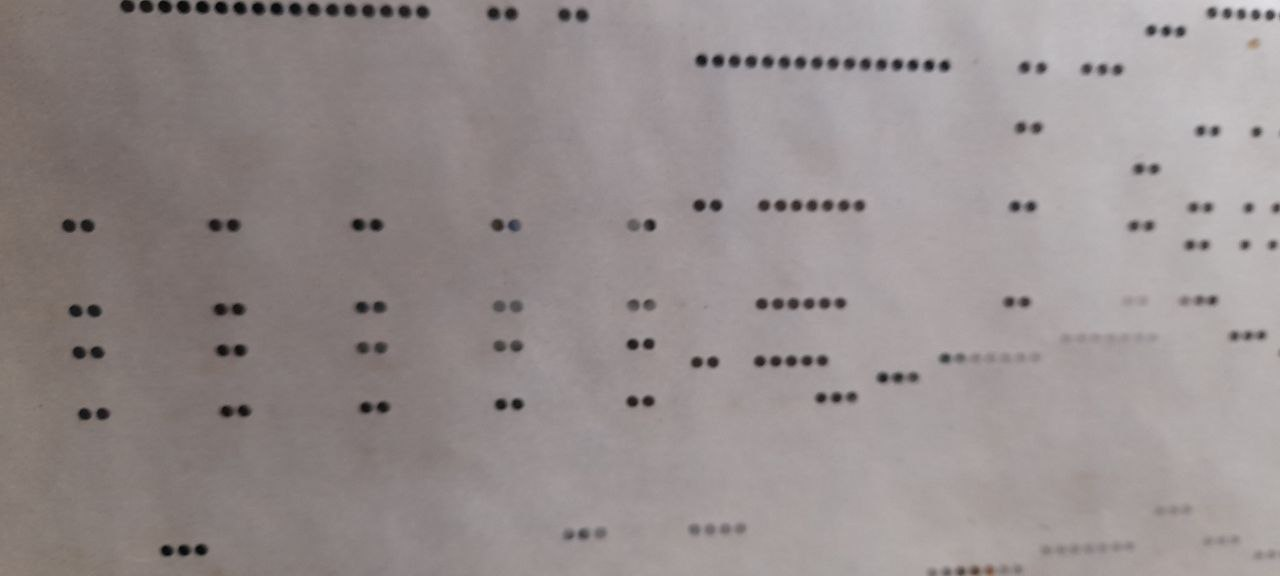
#> input picture visionSystem/img_test/photo_2023-11-09_18-46-16.jpg, 1280 x 576 px, given in place of the camera
$ python camCircle.py
#> lines starting #> are read from the running program, lines starting #| are printed output that depends on the picture; after the words box and inside, x2 and y2 are one past the last pixel; in counts of white or black regions, pixels touching at a corner belong together
#> further down, frame is the input picture: shape (576, 1280, 3); mean B, G, R 141.8, 142.1, 150.4
#Detect circles with a webcam using opencv
import cv2 #Use this form instead of "import cv2" to get rid of cv2 errors in VS Code editor. https://stackoverflow.com/a/61077968/51358
import numpy as np

##==================================================================

def circleDetection(frame):
    # convert image to grayscale
    try:
        img = cv2.cvtColor(frame, cv2.COLOR_BGR2GRAY)
    except:
        print("cvt error")
    # apply a blur using the median filter
    img = cv2.medianBlur(img, 5)
    # find circles in grayscale image using the Hough transform
    circles = cv2.HoughCircles(image=img, method=cv2.HOUGH_GRADIENT, dp=0.009,
                            minDist=0.01, param1=50, param2=10, minRadius=1, maxRadius=10)
#> circles = 254 rows, first 8: [806.5, 360.5, 4.6], [102.5, 413.5, 6], [648.5, 304.5, 5.5], [358.5, 224.5, 5.5], [127.5, 4.5, 7.4], [68.5, 225.5, 6.9], [183.5, 6.5, 6.9], [498.5, 305.5, 5.5]


# [9 lines of commented-out code are left out]

    if np.any(circles):
        dataArray= []
        dataArray.append(len(circles[0, :]))
        for co, i in enumerate(circles[0, :]):
            # draw the outer circle with radius i[2] in green
           # cv2.rectangle(img, (x, y), (20,20), (0, 0, 100), 3)
            # draw the center as a circle with radius 2 in red
            cv2.circle(frame,(int(i[0]),int(i[1])),int(i[2]),(0,255,0),1)
            for n in i:
                dataArray.append(n)
#> this loop made 254 passes
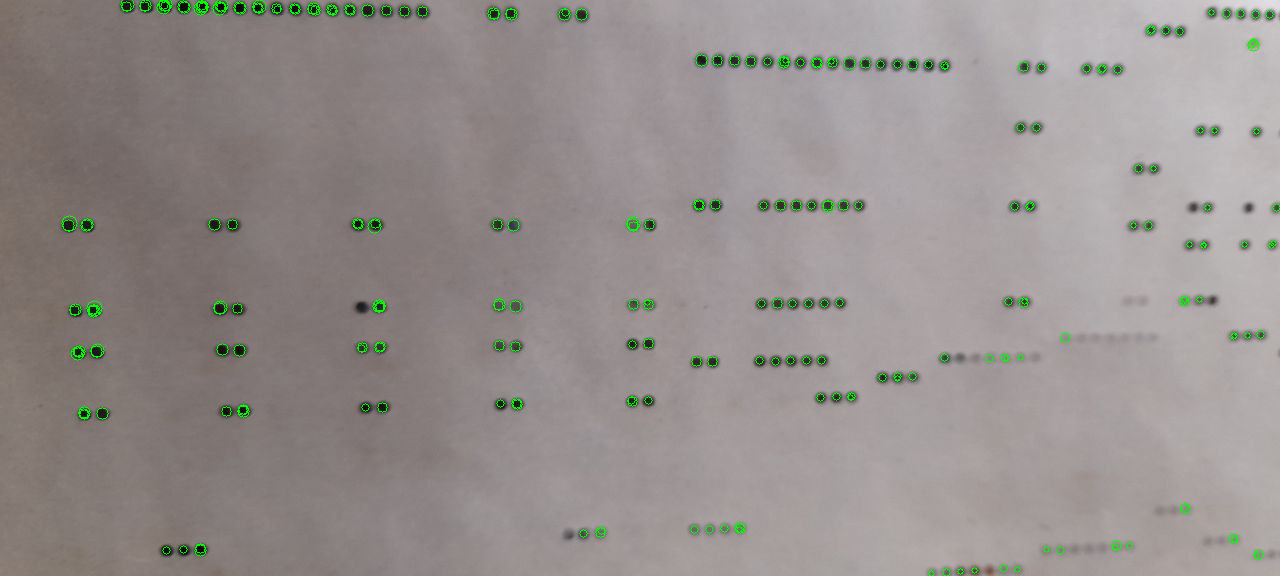
#> frame: shape (576, 1280, 3); 0.77% of pixels changed, all inside (x1, y1, x2, y2) = (61, 0, 1280, 576)
#> after the loop, dataArray = 763 values, max 1276.5 at index 706, min 2.4 at index 681, mean 300.7
        print(dataArray)
#> (printed output is left out)


    try:
        cv2.imshow('Video', frame)
    except:
        print("frames")

#============================================
## start code


video_capture = cv2.VideoCapture(0)
while True:
    ret, frame = video_capture.read()
    circleDetection(frame)
          # if the 'q' key is pressed, stop the loop
    if cv2.waitKey(1) & 0xFF == ord('&'):
#> (key Esc is pressed here)
        break
# Release handle to the webcam
video_capture.release()
cv2.destroyAllWindows()

$ run again, on visionSystem/img_test/photo_2023-11-09_18-46-17.jpg
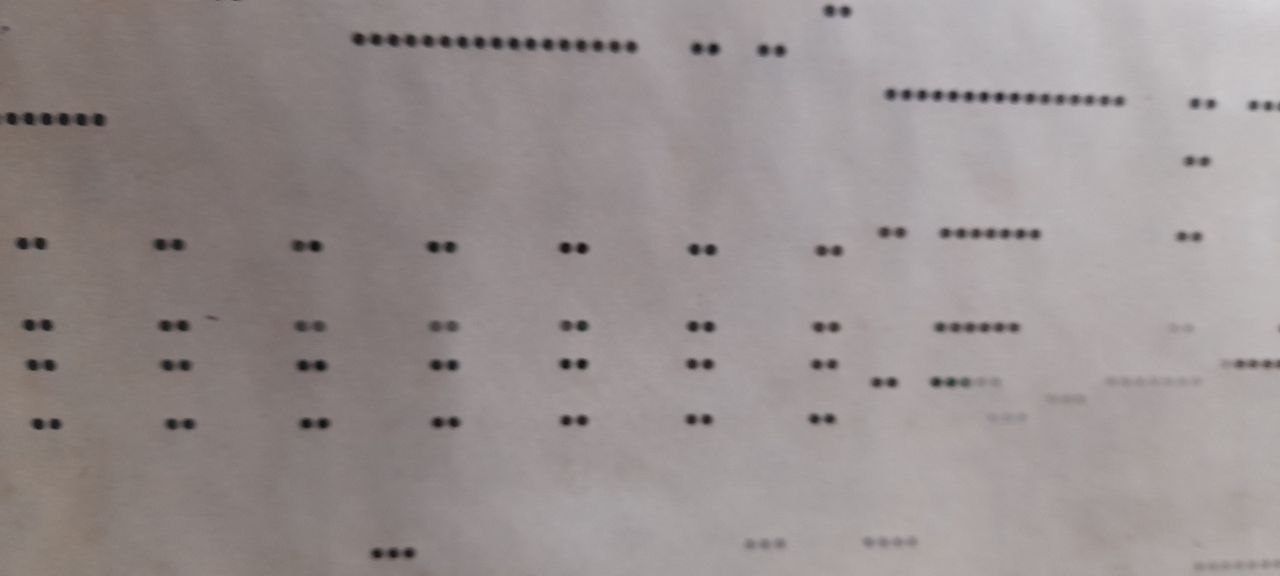
#> input picture visionSystem/img_test/photo_2023-11-09_18-46-17.jpg, 1280 x 576 px, given in place of the camera
#> frame is the input picture: shape (576, 1280, 3); mean B, G, R 143.6, 143.8, 152.1
#> circles = 192 rows, first 8: [434.5, 325.5, 5.5], [944.5, 232.5, 4.6], [392.5, 39.5, 5.5], [565.5, 363.5, 4.6], [314.5, 245.5, 5.5], [1194.5, 102.5, 3.8], [449.5, 246.5, 5.2], [690.5, 418.5, 4.4]
#> the loop in circleDetection, `for co, i in enumerate(circles[0, :]):` made 192 passes
#> after the loop in circleDetection, `for co, i in enumerate(circles[0, :]):`:
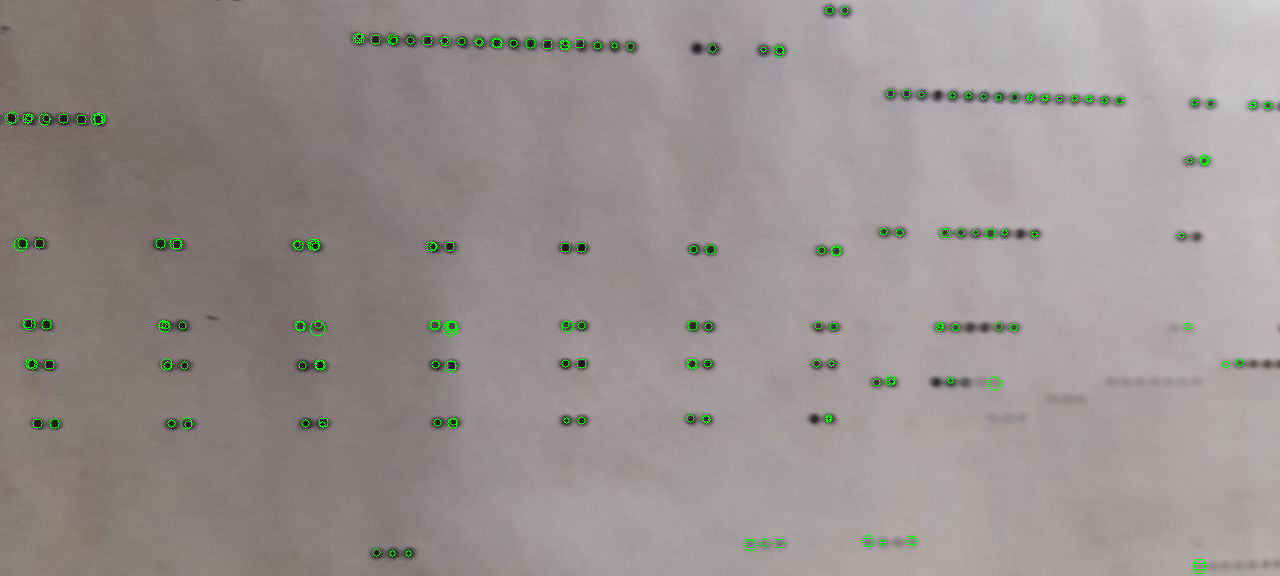
#> frame: shape (576, 1280, 3); 0.56% of pixels changed, all inside (x1, y1, x2, y2) = (4, 6, 1272, 575)
#> after the loop in circleDetection, `for co, i in enumerate(circles[0, :]):`: dataArray = 577 values, max 1267.5 at index 268, min 3 at index 534, mean 287
#> (printed output is left out)
